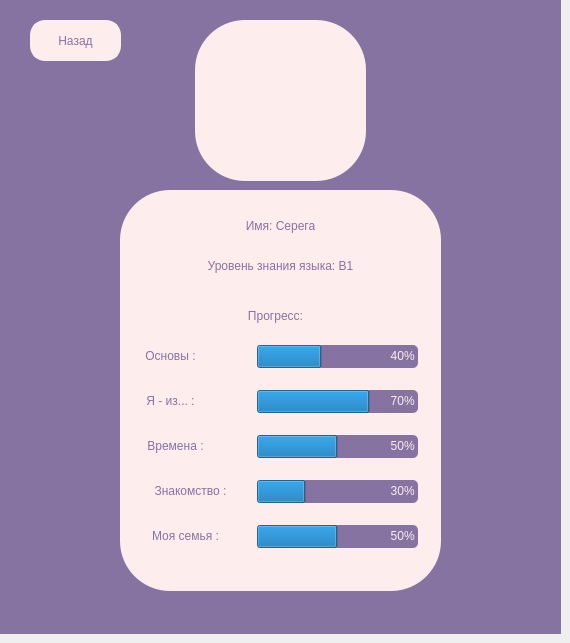
    <widget class="QWidget" name="page_4">
     <widget class="QPushButton" name="pushButton_30">
      <property name="geometry">
       <rect>
        <x>30</x>
        <y>20</y>
        <width>91</width>
        <height>41</height>
       </rect>
      </property>
      <property name="styleSheet">
       <string notr="true">color: rgb(134,115,161);
border-radius: 15px;
background-color: rgb(253,237,237);
font: 15pt &quot;MS Shell Dlg 2&quot;;
border: 3px solid red; padding: 5px; 
border-color: rgb(253,237,237);</string>
      </property>
      <property name="text">
       <string>Назад</string>
      </property>
     </widget>
     <widget class="QLabel" name="label_48">
      <property name="geometry">
       <rect>
        <x>0</x>
        <y>0</y>
        <width>561</width>
        <height>634</height>
       </rect>
      </property>
      <property name="styleSheet">
       <string notr="true">background-color: rgb(134, 115, 161);</string>
      </property>
      <property name="text">
       <string/>
      </property>
     </widget>
     <widget class="QLabel" name="label_9">
      <property name="geometry">
       <rect>
        <x>140</x>
        <y>250</y>
        <width>281</width>
        <height>31</height>
       </rect>
      </property>
      <property name="styleSheet">
       <string notr="true">font: 12pt &quot;MS Shell Dlg 2&quot;;
color: rgb(134,115,161);
background-color: rgb(253,237,237);</string>
      </property>
      <property name="text">
       <string>Уровень знания языка: B1</string>
      </property>
      <property name="alignment">
       <set>Qt::AlignCenter</set>
      </property>
     </widget>
     <widget class="QLabel" name="label_11">
      <property name="geometry">
       <rect>
        <x>180</x>
        <y>300</y>
        <width>191</width>
        <height>31</height>
       </rect>
      </property>
      <property name="styleSheet">
       <string notr="true">font: 12pt &quot;MS Shell Dlg 2&quot;;
color: rgb(134,115,161);
background-color: rgb(253,237,237);</string>
      </property>
      <property name="text">
       <string>Прогресс:</string>
      </property>
      <property name="alignment">
       <set>Qt::AlignCenter</set>
      </property>
     </widget>
     <widget class="QLabel" name="label_12">
      <property name="geometry">
       <rect>
        <x>185</x>
        <y>210</y>
        <width>191</width>
        <height>31</height>
       </rect>
      </property>
      <property name="styleSheet">
       <string notr="true">color: rgb(134,115,161);
background-color: rgb(253,237,237);
font: 12pt &quot;MS Shell Dlg 2&quot;;</string>
      </property>
      <property name="text">
       <string>Имя: Серега</string>
      </property>
      <property name="alignment">
       <set>Qt::AlignCenter</set>
      </property>
     </widget>
     <widget class="QLabel" name="label">
      <property name="geometry">
       <rect>
        <x>195</x>
        <y>20</y>
        <width>171</width>
        <height>161</height>
       </rect>
      </property>
      <property name="styleSheet">
       <string notr="true">border-radius: 50px;
color: rgb(134,115,161);
background-color: rgb(253,237,237);
border: 2px sold #094065</string>
      </property>
      <property name="text">
       <string/>
      </property>
      <property name="pixmap">
       <pixmap>name.png</pixmap>
      </property>
      <property name="scaledContents">
       <bool>true</bool>
      </property>
     </widget>
     <widget class="QLabel" name="label_16">
      <property name="geometry">
       <rect>
        <x>120</x>
        <y>190</y>
        <width>321</width>
        <height>401</height>
       </rect>
      </property>
      <property name="styleSheet">
       <string notr="true">border-radius: 50px;
color: rgb(134,115,161);
background-color: rgb(253,237,237);
border: 2px sold #094065</string>
      </property>
      <property name="text">
       <string/>
      </property>
     </widget>
     <widget class="QProgressBar" name="progressBar">
      <property name="geometry">
       <rect>
        <x>257</x>
        <y>345</y>
        <width>161</width>
        <height>23</height>
       </rect>
      </property>
      <property name="styleSheet">
       <string notr="true">background-color: rgb(134, 115, 161);
color:  rgb(253,237,237);
border-color: rgb(255, 255, 255);
border-radius: 5px;
border: 3px sold #094065
</string>
      </property>
      <property name="maximum">
       <number>10</number>
      </property>
      <property name="value">
       <number>4</number>
      </property>
      <property name="alignment">
       <set>Qt::AlignRight|Qt::AlignTrailing|Qt::AlignVCenter</set>
      </property>
      <property name="textVisible">
       <bool>true</bool>
      </property>
      <property name="invertedAppearance">
       <bool>false</bool>
      </property>
      <property name="textDirection">
       <enum>QProgressBar::BottomToTop</enum>
      </property>
      <property name="format">
       <string>%p% </string>
      </property>
     </widget>
     <widget class="QProgressBar" name="progressBar_2">
      <property name="geometry">
       <rect>
        <x>257</x>
        <y>390</y>
        <width>161</width>
        <height>23</height>
       </rect>
      </property>
      <property name="styleSheet">
       <string notr="true">background-color: rgb(134, 115, 161);
color:  rgb(253,237,237);
border-color: rgb(255, 255, 255);
border-radius: 5px;
border: 3px sold #094065</string>
      </property>
      <property name="maximum">
       <number>10</number>
      </property>
      <property name="value">
       <number>7</number>
      </property>
      <property name="alignment">
       <set>Qt::AlignRight|Qt::AlignTrailing|Qt::AlignVCenter</set>
      </property>
      <property name="format">
       <string>%p% </string>
      </property>
     </widget>
     <widget class="QProgressBar" name="progressBar_6">
      <property name="geometry">
       <rect>
        <x>257</x>
        <y>435</y>
        <width>161</width>
        <height>23</height>
       </rect>
      </property>
      <property name="styleSheet">
       <string notr="true">background-color: rgb(134, 115, 161);
color:  rgb(253,237,237);
border-color: rgb(255, 255, 255);
border-radius: 5px;
border: 3px sold #094065</string>
      </property>
      <property name="maximum">
       <number>10</number>
      </property>
      <property name="value">
       <number>5</number>
      </property>
      <property name="alignment">
       <set>Qt::AlignRight|Qt::AlignTrailing|Qt::AlignVCenter</set>
      </property>
      <property name="format">
       <string>%p% </string>
      </property>
     </widget>
     <widget class="QProgressBar" name="progressBar_7">
      <property name="geometry">
       <rect>
        <x>257</x>
        <y>480</y>
        <width>161</width>
        <height>23</height>
       </rect>
      </property>
      <property name="styleSheet">
       <string notr="true">background-color: rgb(134, 115, 161);
color:  rgb(253,237,237);
border-color: rgb(255, 255, 255);
border-radius: 5px;
border: 3px sold #094065</string>
      </property>
      <property name="maximum">
       <number>10</number>
      </property>
      <property name="value">
       <number>3</number>
      </property>
      <property name="alignment">
       <set>Qt::AlignRight|Qt::AlignTrailing|Qt::AlignVCenter</set>
      </property>
      <property name="format">
       <string>%p% </string>
      </property>
     </widget>
     <widget class="QProgressBar" name="progressBar_8">
      <property name="geometry">
       <rect>
        <x>257</x>
        <y>525</y>
        <width>161</width>
        <height>23</height>
       </rect>
      </property>
      <property name="styleSheet">
       <string notr="true">background-color: rgb(134, 115, 161);
color:  rgb(253,237,237);
border-color: rgb(255, 255, 255);
border-radius: 5px;
border: 3px sold #094065</string>
      </property>
      <property name="maximum">
       <number>10</number>
      </property>
      <property name="value">
       <number>5</number>
      </property>
      <property name="alignment">
       <set>Qt::AlignRight|Qt::AlignTrailing|Qt::AlignVCenter</set>
      </property>
      <property name="format">
       <string>%p% </string>
      </property>
     </widget>
     <widget class="QLabel" name="label_17">
      <property name="geometry">
       <rect>
        <x>125</x>
        <y>340</y>
        <width>91</width>
        <height>31</height>
       </rect>
      </property>
      <property name="styleSheet">
       <string notr="true">font: 12pt &quot;MS Shell Dlg 2&quot;;
color: rgb(134,115,161);
background-color: rgb(253,237,237);</string>
      </property>
      <property name="text">
       <string>Основы :</string>
      </property>
      <property name="alignment">
       <set>Qt::AlignCenter</set>
      </property>
     </widget>
     <widget class="QLabel" name="label_18">
      <property name="geometry">
       <rect>
        <x>125</x>
        <y>385</y>
        <width>91</width>
        <height>31</height>
       </rect>
      </property>
      <property name="styleSheet">
       <string notr="true">font: 12pt &quot;MS Shell Dlg 2&quot;;
color: rgb(134,115,161);
background-color: rgb(253,237,237);</string>
      </property>
      <property name="text">
       <string>Я - из... :</string>
      </property>
      <property name="alignment">
       <set>Qt::AlignCenter</set>
      </property>
     </widget>
     <widget class="QLabel" name="label_81">
      <property name="geometry">
       <rect>
        <x>125</x>
        <y>430</y>
        <width>101</width>
        <height>31</height>
       </rect>
      </property>
      <property name="styleSheet">
       <string notr="true">font: 12pt &quot;MS Shell Dlg 2&quot;;
color: rgb(134,115,161);
background-color: rgb(253,237,237);</string>
      </property>
      <property name="text">
       <string>Времена :</string>
      </property>
      <property name="alignment">
       <set>Qt::AlignCenter</set>
      </property>
     </widget>
     <widget class="QLabel" name="label_84">
      <property name="geometry">
       <rect>
        <x>125</x>
        <y>475</y>
        <width>131</width>
        <height>31</height>
       </rect>
      </property>
      <property name="styleSheet">
       <string notr="true">font: 12pt &quot;MS Shell Dlg 2&quot;;
color: rgb(134,115,161);
background-color: rgb(253,237,237);</string>
      </property>
      <property name="text">
       <string>Знакомство :</string>
      </property>
      <property name="alignment">
       <set>Qt::AlignCenter</set>
      </property>
     </widget>
     <widget class="QLabel" name="label_85">
      <property name="geometry">
       <rect>
        <x>125</x>
        <y>520</y>
        <width>121</width>
        <height>31</height>
       </rect>
      </property>
      <property name="styleSheet">
       <string notr="true">font: 12pt &quot;MS Shell Dlg 2&quot;;
color: rgb(134,115,161);
background-color: rgb(253,237,237);</string>
      </property>
      <property name="text">
       <string>Моя семья :</string>
      </property>
      <property name="alignment">
       <set>Qt::AlignCenter</set>
      </property>
     </widget>
     <zorder>label_48</zorder>
     <zorder>label_16</zorder>
     <zorder>pushButton_30</zorder>
     <zorder>label_9</zorder>
     <zorder>label_11</zorder>
     <zorder>label_12</zorder>
     <zorder>label</zorder>
     <zorder>progressBar</zorder>
     <zorder>progressBar_2</zorder>
     <zorder>progressBar_6</zorder>
     <zorder>progressBar_7</zorder>
     <zorder>progressBar_8</zorder>
     <zorder>label_17</zorder>
     <zorder>label_18</zorder>
     <zorder>label_81</zorder>
     <zorder>label_84</zorder>
     <zorder>label_85</zorder>
    </widget>
